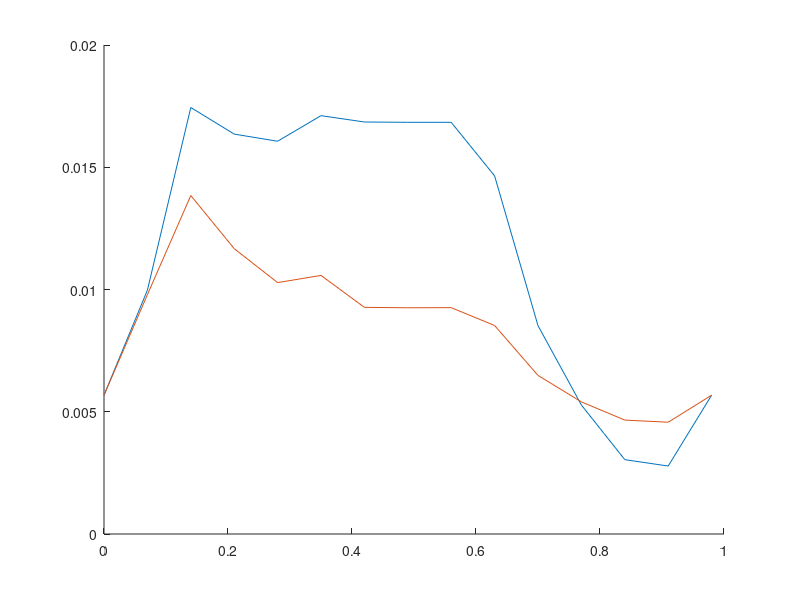

Source code (MATLAB): (Note: this script raises an error after producing the figure.)
clear all; close all;
t = [0 0.07	0.14	0.21	0.28	0.35	0.42	0.49	0.56	0.63	0.7	0.77	0.84	0.91	0.98];
x1 = [0	0.000185	0.003601	0.004685	0.005782	0.006534	0.007581	0.007585	0.00758	0.006119333	0.002035333	-0.000129333	-0.001618	-0.001792	0];
y1 =[0	0.002124	0.005641	0.006194	0.002261	0.001819	-0.002615	-0.004486	-0.005878	-0.008712667	-0.008942667	-0.008068	-0.007747333	-0.005382	0];
x2 =[0.005677	0.009974	0.017444	0.016356	0.016064	0.01711	0.016851	0.016838	0.016838	0.014647	0.008521	0.005274	0.003041	0.00278	0.005677];
y2 =[0.011867	0.011533	0.01412	0.014524	0.014139	0.013226	0.010774	0.009585	0.007497	0.003245	0.0029	0.004212	0.004693	0.008241	0.011867];
hold on
plot(t, x2); 
for i = 1:length(x1)
    x2(i) = x2(i)-x1(i);
end
for i = 1:length(y1)
    y2(i) = y2(i)-y1(i);
end
plot(t, x2); 
x1 = zeros(1, length(x1));
y1 = zeros(1, length(y1));

dt = 1E-06;
ti = single(0:dt:t(end));
x1i = single(makima(t,x1,ti));
y1i = single(makima(t,y1,ti));
x2i = single(makima(t,x2,ti));
y2i = single(makima(t,y2,ti));
Lsdv = zeros(length(ti), 1);
for i = 1:length(ti)
    Lsdv(i) = sqrt((x1i(i) - x2i(i))^2 + (y1i(i) - y2i(i))^2);
end
minLidx = 1;
for i = 2:length(ti)
    if Lsdv(minLidx) > Lsdv(i)
        minLidx = i;
    end
end
x1i = circshift(x1i,length(ti) - minLidx);
y1i = circshift(y1i,length(ti) - minLidx);
x2i = circshift(x2i,length(ti) - minLidx);
y2i = circshift(y2i,length(ti) - minLidx);
E = 6E6;
D = 1E-3;
ro = 1040;
A = pi * D^2;
L = zeros(1, length(ti));
Fn = zeros(1, length(ti));
L(1) = sqrt((x2i(1) - x1i(1))^2 + (y2i(1) - y1i(1))^2);
for t = 2:length(ti)
    L(t) = sqrt((x2i(t) - x1i(t))^2 + (y2i(t) - y1i(t))^2);
	Fn(t) = 0 - (E * A / L(1) * ((x1i(t) - x2i(t))-L(1)));
end
figure
plot(Fn);






















